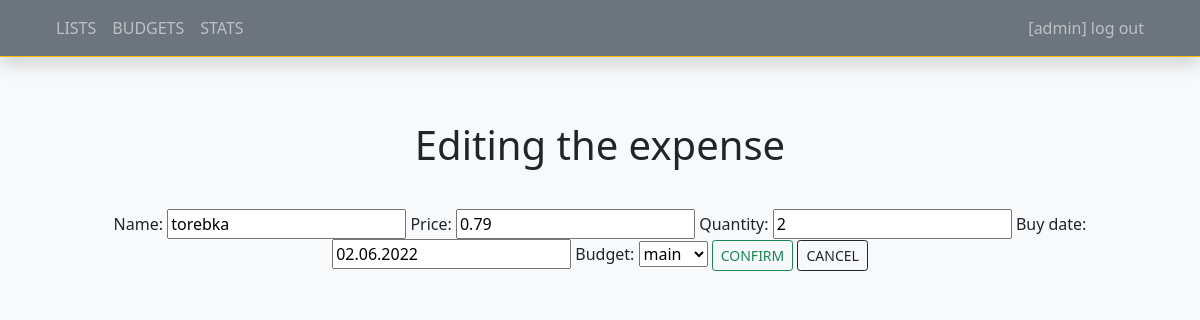
The app's page /edit/82 (signed in) with its own data.
### list/models.py (models this page shows, shortened)
class Product(models.Model):
    name = models.CharField(max_length=64)
    price = models.DecimalField(decimal_places=2, max_digits=10)
    quantity = models.IntegerField(default=1)
    buyDate = models.DateField(default=datetime.date.today, null=False)
    budget = models.ForeignKey(Budget, null=True, on_delete=models.SET_NULL, blank=True, related_name="products")

class Budget(models.Model):
    name = models.CharField(max_length=64)
    value = models.DecimalField(decimal_places=2, max_digits=8, null=True)
    date = models.DateField(auto_now_add=True)
    def __str__(self):
        return f"{self.name}"

### list/views.py (the view, shortened to what this page needs)
# urls.py: path('edit/<str:product_id>', views.edit, name='edit'),
def edit(request, product_id):
    if not request.user.is_authenticated:
        return redirect('login')
    else:
        if request.method == 'GET':
            product = Product.objects.get(pk=product_id)
            form = ProductForm(instance=product)
            return render(request, 'list/edit.html', {'form': form, 'product': product})

### list/forms.py
class ProductForm(forms.ModelForm):
    class Meta:
        model = Product
        fields = ('name', 'price', 'quantity', 'buyDate', 'budget')
        labels = {
            'name': 'Name',
            'price': 'Price',
            'quantity': 'Quantity',
            'buyDate': 'Buy date',
            'budget': 'Budget'
        }

### list/templates/list/edit.html (shortened to what this page needs)
{% extends 'list/main.html' %}
{% block content %}
<div class="d-flex flex-column text-center mt-5">
    <p>
        <h1>Editing the expense</h1>
    </p>
    <p>
        <form action="{% url 'edit' product.id %}" method="post">
            {{form}}
            <input type="submit" value="CONFIRM" class="btn btn-outline-success btn-sm">
            <a href="{% url 'index' %}" class="btn btn-outline-dark btn-sm">CANCEL</a>
        </form>
    </p>
</div>
{% endblock %}

### list/templates/list/main.html (shortened to what this page needs)
<!DOCTYPE html>
<html lang="pl-PL" class="bg-light">
<head>
  <link href="https://cdn.jsdelivr.net/npm/bootstrap@5.1.3/dist/css/bootstrap.min.css" rel="stylesheet"
>
</head>
<body class="bg-light">
  {% if request.user.is_authenticated %}
  <nav class="navbar navbar-expand-lg navbar-dark bg-secondary mb-1 px-5 d-flex justify-content-between shadow border-bottom border-warning">
    <div class="navbar-nav">
      <a class="nav-item nav-link" href="{% url 'index' %}">LISTS</a>
      <a class="nav-item nav-link" href="{% url 'budget' %}">BUDGETS</a>
      <a class="nav-item nav-link" href="{% url 'stats' %}">STATS</a>
    </div>
    <div class="navbar-nav">
      <a class="nav-item nav-link" href="{% url 'logout' %}">[{{request.user.username}}] log out</a>
    </div>
  </nav>
  {% endif %}
  <div class="mx-5">
    {% block content %}
    {% endblock %}
  </div>
</body>
</html>

### records on screen
Product: name "torebka", price "0.79", quantity "2", buyDate "02.06.2022", budget "main"

### other values on screen
{{ request.user.username }} "admin"
